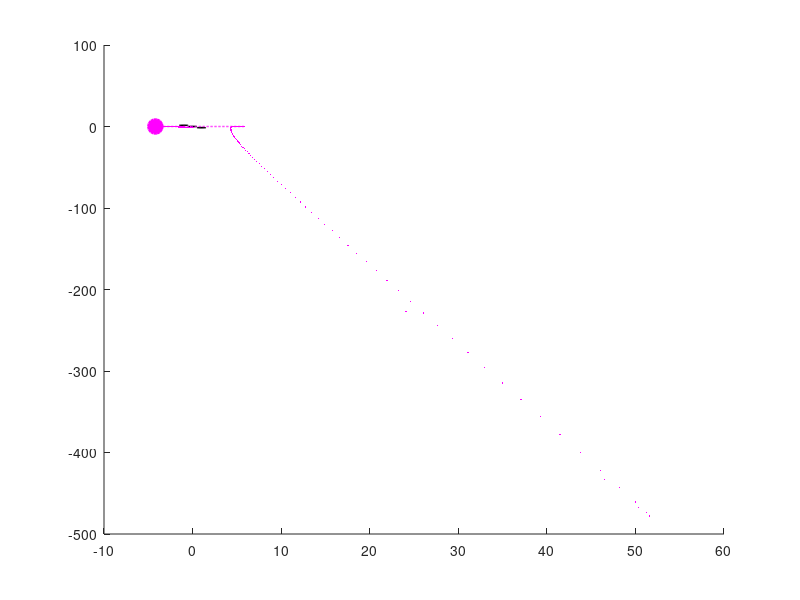

Here is the MATLAB script that generated this plot: (Note: this script raises an error after producing the figure.)
clc
clear
close all

% --- 系统参数 ---
n = 4;
l = 0.1;
K1 = kron(eye(2), [-2, -4]);
A = kron(eye(2), [1, l; 0, 1]);
B = kron(eye(2), [0; l]);
P = dare(A + B * K1, B, eye(4), eye(2));
K = -inv(B' * P * B + eye(2)) * B' * P * (A + B * K1);
L = [1 0 0 -1;
    -1 1 0 0;
    0 -1 1 0;
    0 0 -1 1];

% --- APF 和涡旋场参数 ---
K3 = 0.03;  % 障碍物斥力增益
K4 = 0.005; % 智能体间斥力增益

% --- 涡旋场增益系数 (关键对比参数) ---
% Kv_obstacle = 0;   % 关闭障碍物涡旋场
% Kv_agent = 0;      % 关闭智能体间涡旋场

Kv_obstacle = 0.5; % 开启障碍物涡旋场
Kv_agent = 0.3;    % 开启智能体间涡旋场

te_total = 400; % 仿真总步数 (40秒)

% --- 场景选择与设置 ---
% 选择一个场景进行测试，取消注释对应的场景块

% --- 场景A：狭缝/一排紧密障碍物 (Slalom) ---
obstacle_radius = 0.5;
[xo, yo, ~] = cylinder(obstacle_radius, 50);
p_obs_centers = { [-1; 1.5], [0; 0], [1; -1.5] }; % 三个错开的障碍物形成S型路径
% 或者更直接的一排障碍物形成狭缝：
% p_obs_centers = { [0; 1.5], [0; -1.5] }; % 形成一个垂直的狭缝
% p_obs_centers = { [-1.5; 0], [1.5; 0] }; % 形成一个水平的狭缝
num_static_obstacles = length(p_obs_centers);
d_safe = 1.0; % 斥力影响距离
b = 4;        
d0 = 1.2;     
r_formation_agents = 0.8; % 编队半径，需要小于狭缝宽度
initial_formation_center_x = -5;
initial_formation_center_y = 0; % 根据狭缝方向调整
final_formation_center_x = 5;
final_formation_center_y = 0; % 根据狭缝方向调整
axis_limits = [-6 6 -3 3];

% % --- 场景B：凹形陷阱 (类似U型，但更具挑战性) ---
% obstacle_radius = 0.8;
% [xo, yo, ~] = cylinder(obstacle_radius, 50);
% p_obs_centers = { [-2; 0], [0; -2], [2; 0], [0;1.5] }; % 四个障碍物形成一个更封闭的凹形
% num_static_obstacles = length(p_obs_centers);
% d_safe = 1.2; 
% b = 4;        
% d0 = 1.5;     
% r_formation_agents = 0.7; 
% initial_formation_center_x = 0;
% initial_formation_center_y = -4; % 从陷阱开口下方进入
% final_formation_center_x = 0;
% final_formation_center_y = 3;   % 目标在陷阱内部或另一侧
% axis_limits = [-5 5 -5 4];


% --- 智能体初始位置 (形成初始编队) ---
x0 = zeros(4*n, 1);
for i = 1:n
    relative_angle_init = 2*pi*(i-1)/n;
    x0(4*i-3) = initial_formation_center_x + r_formation_agents * cos(relative_angle_init);
    x0(4*i-1) = initial_formation_center_y + r_formation_agents * sin(relative_angle_init);
    x0(4*i-2) = 0; % vx
    x0(4*i)   = 0; % vy
end

% --- 动态目标轨迹 h (编队中心直线移动) ---
h = zeros(4*n, te_total + 1);
t_vec_h = (0:te_total)*l; 
w_formation_rotation = 0.0; % 编队自身不旋转

for k_time = 1:(te_total + 1)
    current_time_h = t_vec_h(k_time);
    progress = min(1, current_time_h / (te_total*l * 0.9)); % 用90%的时间完成移动
    current_center_x = initial_formation_center_x + (final_formation_center_x - initial_formation_center_x) * progress;
    current_center_y = initial_formation_center_y + (final_formation_center_y - initial_formation_center_y) * progress;
    
    if k_time > 1 && progress < 1
        prev_center_x = initial_formation_center_x + (final_formation_center_x - initial_formation_center_x) * min(1, t_vec_h(k_time-1) / (te_total*l * 0.9));
        prev_center_y = initial_formation_center_y + (final_formation_center_y - initial_formation_center_y) * min(1, t_vec_h(k_time-1) / (te_total*l * 0.9));
        current_center_vx = (current_center_x - prev_center_x) / l;
        current_center_vy = (current_center_y - prev_center_y) / l;
    else
        current_center_vx = (final_formation_center_x - initial_formation_center_x) / (te_total*l * 0.9); 
        current_center_vy = (final_formation_center_y - initial_formation_center_y) / (te_total*l * 0.9);
        if progress >=1 
            current_center_vx = 0; current_center_vy = 0;
        end
    end
    
    current_formation_angle_offset = w_formation_rotation * current_time_h;
    for i = 1:n
        relative_angle = 2*pi*(i-1)/n + current_formation_angle_offset;
        h(4*i-3, k_time) = current_center_x + r_formation_agents * cos(relative_angle);
        h(4*i-2, k_time) = current_center_vx - r_formation_agents * w_formation_rotation * sin(relative_angle);
        h(4*i-1, k_time) = current_center_y + r_formation_agents * sin(relative_angle);
        h(4*i, k_time)   = current_center_vy + r_formation_agents * w_formation_rotation * cos(relative_angle);
    end
end

% --- 初始化状态矩阵 ---
x = zeros(4*n, te_total + 1);
x(:, 1) = x0;

% --- 主仿真循环 (斥力/涡旋力计算 和 状态更新逻辑保持不变) ---
for k = 1:te_total
    F_Obstacles_Resultant = zeros(2*n, 1);
    F_Agents_Resultant = zeros(2*n, 1);

    % 为静态障碍物计算斥力/涡旋场力
    for i = 1:n 
        agent_pos_i = [x(4*i-3, k); x(4*i-1, k)];       
        target_pos_i = [h(4*i-3, k); h(4*i-1, k)];     
        AF_vec_i = target_pos_i - agent_pos_i; 
        current_agent_total_obs_force_x = 0;
        current_agent_total_obs_force_y = 0;
        for obs_idx = 1:num_static_obstacles 
            obs_center_j = p_obs_centers{obs_idx};
            dist_to_center_vec = agent_pos_i - obs_center_j;
            dist_to_center = norm(dist_to_center_vec);
            min_dist_ij = dist_to_center - obstacle_radius;
            Fr_x_orig_ij = 0; Fr_y_orig_ij = 0; 
            if min_dist_ij < d_safe && min_dist_ij > 1e-3 
                rep_magnitude = (b / min_dist_ij - 1 / d_safe)^2 * (b / (min_dist_ij^2));
                dir_vec_obs_to_agent_ij = dist_to_center_vec / dist_to_center; 
                Fr_x_orig_ij = rep_magnitude * dir_vec_obs_to_agent_ij(1);
                Fr_y_orig_ij = rep_magnitude * dir_vec_obs_to_agent_ij(2);
                if Kv_obstacle > 0 
                    obs_surface_point_j_for_AO = obs_center_j; 
                    AO_vec_ij = obs_surface_point_j_for_AO - agent_pos_i; 
                    Rz_ij = AF_vec_i(1) * AO_vec_ij(2) - AF_vec_i(2) * AO_vec_ij(1);
                    if Rz_ij <= 0
                        Fv_x_ij = Fr_x_orig_ij + Kv_obstacle * Fr_y_orig_ij;
                        Fv_y_ij = Fr_y_orig_ij - Kv_obstacle * Fr_x_orig_ij;
                    else 
                        Fv_x_ij = Fr_x_orig_ij - Kv_obstacle * Fr_y_orig_ij;
                        Fv_y_ij = Fr_y_orig_ij + Kv_obstacle * Fr_x_orig_ij;
                    end
                    current_agent_total_obs_force_x = current_agent_total_obs_force_x + Fv_x_ij;
                    current_agent_total_obs_force_y = current_agent_total_obs_force_y + Fv_y_ij;
                else 
                    current_agent_total_obs_force_x = current_agent_total_obs_force_x + Fr_x_orig_ij;
                    current_agent_total_obs_force_y = current_agent_total_obs_force_y + Fr_y_orig_ij;
                end
            end
        end
        F_Obstacles_Resultant(2*i-1, 1) = current_agent_total_obs_force_x;
        F_Obstacles_Resultant(2*i, 1)   = current_agent_total_obs_force_y;
    end

    % 为智能体间避碰计算斥力/涡旋场力
    for i = 1:n 
        agent_pos_i = [x(4*i-3, k); x(4*i-1, k)];
        target_pos_i = [h(4*i-3, k); h(4*i-1, k)]; 
        AF_vec_i = target_pos_i - agent_pos_i;
        current_agent_total_agent_force_x = 0;
        current_agent_total_agent_force_y = 0;
        for j = 1:n 
            if i == j; continue; end
            agent_pos_j = [x(4*j-3, k); x(4*j-1, k)]; 
            dist_ij_vec = agent_pos_i - agent_pos_j;
            dist_ij = norm(dist_ij_vec);
            Fr_x_orig_agent_ij = 0; Fr_y_orig_agent_ij = 0;
            if dist_ij < d0 && dist_ij > 1e-3 
                rep_magnitude_agent = (b / exp(dist_ij) - 1 / exp(d0))^2 * (b / exp(dist_ij)); 
                dir_vec_j_to_i = dist_ij_vec / dist_ij; 
                Fr_x_orig_agent_ij = rep_magnitude_agent * dir_vec_j_to_i(1);
                Fr_y_orig_agent_ij = rep_magnitude_agent * dir_vec_j_to_i(2);
                if Kv_agent > 0
                    AO_vec_agent_ij = agent_pos_j - agent_pos_i; 
                    Rz_agent_ij = AF_vec_i(1) * AO_vec_agent_ij(2) - AF_vec_i(2) * AO_vec_agent_ij(1);
                    if Rz_agent_ij <= 0
                        Fv_x_agent_ij = Fr_x_orig_agent_ij + Kv_agent * Fr_y_orig_agent_ij;
                        Fv_y_agent_ij = Fr_y_orig_agent_ij - Kv_agent * Fr_x_orig_agent_ij;
                    else 
                        Fv_x_agent_ij = Fr_x_orig_agent_ij - Kv_agent * Fr_y_orig_agent_ij;
                        Fv_y_agent_ij = Fr_y_orig_agent_ij + Kv_agent * Fr_x_orig_agent_ij;
                    end
                    current_agent_total_agent_force_x = current_agent_total_agent_force_x + Fv_x_agent_ij;
                    current_agent_total_agent_force_y = current_agent_total_agent_force_y + Fv_y_agent_ij;
                else
                    current_agent_total_agent_force_x = current_agent_total_agent_force_x + Fr_x_orig_agent_ij;
                    current_agent_total_agent_force_y = current_agent_total_agent_force_y + Fr_y_orig_agent_ij;
                end
            end
        end
        F_Agents_Resultant(2*i-1, 1) = current_agent_total_agent_force_x;
        F_Agents_Resultant(2*i, 1)   = current_agent_total_agent_force_y;
    end
    
    u_ff_accel = zeros(2*n, 1); 
    for agent_idx = 1:n
        if k+1 <= size(h, 2)
            desired_vel_x_k = h(4*agent_idx-2, k);
            desired_vel_x_k_plus_1 = h(4*agent_idx-2, k+1);
            desired_accel_x = (desired_vel_x_k_plus_1 - desired_vel_x_k) / l;
            desired_vel_y_k = h(4*agent_idx, k);
            desired_vel_y_k_plus_1 = h(4*agent_idx, k+1);
            desired_accel_y = (desired_vel_y_k_plus_1 - desired_vel_y_k) / l;
        else
            desired_accel_x = 0; desired_accel_y = 0;
        end
        u_ff_accel(2*agent_idx-1) = desired_accel_x; 
        u_ff_accel(2*agent_idx)   = desired_accel_y; 
    end
    
    x(:,k+1) = (kron(eye(n),A) + kron(eye(n),B*K1) + kron(L,B*K)) * x(:,k) ... 
             - (kron(eye(n),B*K1) + kron(L,B*K)) * h(:,k) ... 
             + kron(eye(n),B) * u_ff_accel ...                    
             + K3 * kron(eye(n),B) * F_Obstacles_Resultant ... 
             + K4 * kron(eye(n),B) * F_Agents_Resultant;       
end

% --- 绘图部分 ---
z = x' - h';
if size(z,1) > te_total +1 ; z = z(1:te_total+1,:); end
ep_agents = zeros(size(z,1), n);
for i = 1:n
    if size(z,2) >= 4*i
        ep_agents(:,i) = sqrt(sum(z(:, (4*(i-1)+1):4*i).^2, 2));
    end
end
if n > 0 && ~isempty(ep_agents)
    valid_ep_agents = ep_agents(:, any(ep_agents ~= 0, 1)); 
    if ~isempty(valid_ep_agents)
      [e_max_val,~] = max(valid_ep_agents,[],2);
      [e_min_val,~] = min(valid_ep_agents,[],2);
      error_formation = e_max_val - e_min_val;
    else
      error_formation = zeros(size(z,1),1);
    end
else
    error_formation = zeros(size(z,1),1);
end

figure(1)
clf
hold on
for obs_idx = 1:num_static_obstacles
    obs_center = p_obs_centers{obs_idx};
    rectangle('position', [obs_center(1)-obstacle_radius, obs_center(2)-obstacle_radius, 2*obstacle_radius, 2*obstacle_radius],'Curvature',1,'FaceColor','k','EdgeColor','k');
end

plot_colors = ['m'; 'g'; 'r'; 'b']; 
plot_markers_start = {'mo'; 'go'; 'ro'; 'bo'}; 
plot_markers_end = {'mP'; 'gP'; 'rP'; 'bP'};   
plot_line_styles_h = {'m--'; 'g--'; 'r--'; 'b--'}; 

final_t_idx = te_total + 1;
legend_handles = [];
legend_entries = {};

for i=1:n
    h_agent_traj = plot(x(4*i-3, 1:final_t_idx), x(4*i-1, 1:final_t_idx), [plot_colors(i),'.'],'markersize',3);
    plot(h(4*i-3, 1:final_t_idx), h(4*i-1, 1:final_t_idx), plot_line_styles_h{i},'LineWidth',1.0);
    plot(x(4*i-3, 1), x(4*i-1, 1), plot_markers_start{i},'LineWidth',2,'markersize',10, 'MarkerFaceColor', plot_colors(i));
    plot(x(4*i-3, final_t_idx), x(4*i-1, final_t_idx), plot_markers_end{i},'LineWidth',2,'markersize',10, 'MarkerFaceColor', plot_colors(i));
    legend_handles(end+1) = h_agent_traj;
    legend_entries{end+1} = ['Agent ', num2str(i)];
end

center_h_x = zeros(1, final_t_idx);
center_h_y = zeros(1, final_t_idx);
for k_plot = 1:final_t_idx
    temp_center_x = 0; temp_center_y = 0;
    for i_agent = 1:n 
        angle = 2*pi*(i_agent-1)/n + w_formation_rotation*t_vec_h(k_plot); 
        temp_center_x = temp_center_x + (h(4*i_agent-3, k_plot) - r_formation_agents * cos(angle));
        temp_center_y = temp_center_y + (h(4*i_agent-1, k_plot) - r_formation_agents * sin(angle));
    end
    center_h_x(k_plot) = temp_center_x/n;
    center_h_y(k_plot) = temp_center_y/n;
end
h_center_path = plot(center_h_x, center_h_y, 'k:', 'LineWidth', 1.5);
legend_handles(end+1) = h_center_path; 
legend_entries{end+1} = 'Desired Center Path';

axis equal; grid on; grid minor;
xlabel('X-axis/m'); ylabel('Y-axis/m');
if ~isempty(legend_handles)
    legend(legend_handles, legend_entries, 'Location', 'northeast');
end
title_str = 'Multi-Agent Formation Past Obstacle';
if Kv_obstacle > 0 || Kv_agent > 0 ; title_str = [title_str, ' (Vortex ON)']; else; title_str = [title_str, ' (Vortex OFF)']; end
title(title_str);
axis(axis_limits); % 使用场景定义的坐标轴范围

figure(2)
clf
hold on
time_axis_plot = (0:length(error_formation)-1)*l;
if length(time_axis_plot) > length(error_formation); time_axis_plot = time_axis_plot(1:length(error_formation));
elseif length(time_axis_plot) < length(error_formation); error_formation = error_formation(1:length(time_axis_plot));end
plot(time_axis_plot, error_formation,'r-','LineWidth',2)
grid on; grid minor;
xlabel('time(s)'); ylabel('Formation Error (Max-Min Norm Diff)');
title('Formation Error');
